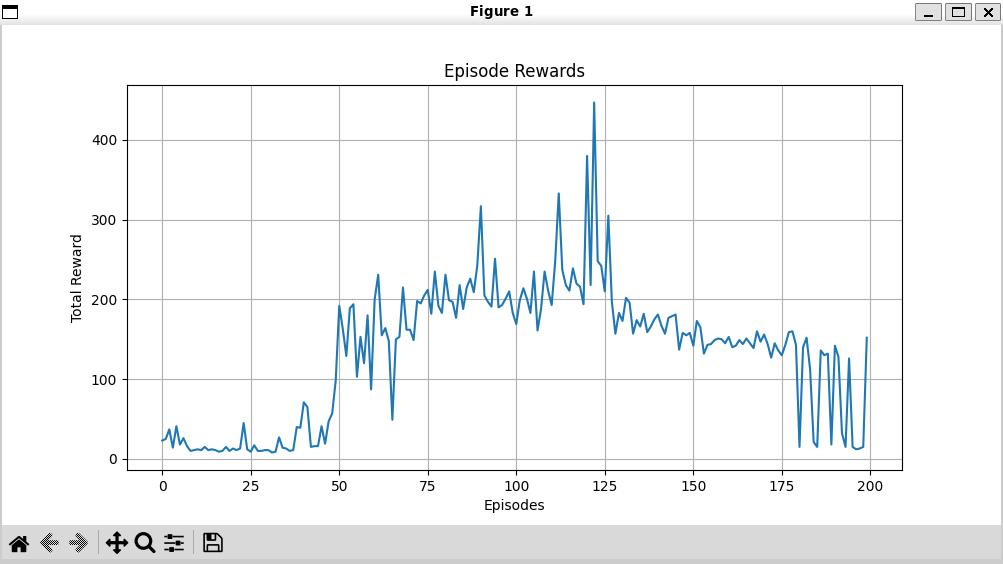

Recreate this plot in Python.
import gymnasium as gym
import torch
import torch.nn as nn
import torch.nn.functional as F
import torch.optim as optim
import matplotlib.pyplot as plt
import random
import math
import numpy as np
from collections import namedtuple, deque

# --- ハイパーパラメータ ---
NUM_EPISODES = 200 # 学習するエピソード数
TARGET_UPDATE_FREQ = 12 # ターゲットネットワークを更新する頻度（エピソードごと）
LR = 0.0006 # 学習率

# 経験を保存するためのデータ構造を定義(Experience型を作成)
# [state, action, next_state, reward, done] 
Experience = namedtuple('Experience', ('state', 'action', 'next_state', 'reward', 'done'))

# GPUが使える場合はGPUを、使えない場合はCPUを設定
device = torch.device("cuda" if torch.cuda.is_available() else "cpu")

# Qネットワークを定義するクラス
class QNetwork(nn.Module):
    """状態を入力とし、各行動のQ値を出力するニューラルネットワーク。"""
    def __init__(self, state_dim: int, action_dim: int) -> None:
        """
        QNetworkの層を初期化する
        Args:
          state_dim(int): 状態の次元数 (CartPoleでは4)
          action_dim(int): 行動の選択肢の数 (CartPoleでは2)
        Returns:
          None
        """
        # nn.Moduleを継承したクラスを作るため
        super(QNetwork, self).__init__()
        
        # ニューラルネットワークの層を定義
        # イメージ: 
        #・位置の重要度：高、その他普通の視点の箱
        #・速度の重要度：高、その他普通の視点の箱
        #・全部平均的に重要視する箱...
        # といったように、128個の「視点の箱」を作成し、実際に学習がはじまると、結果と相関が強い特徴量を重点的に参考にしながら学習を進めるイメージ
        # 入力層から中間層への線形変換
        self.layer1 = nn.Linear(state_dim, 128)
        # 中間層からさらなる中間層への線形変換→抽象的な特徴量を捉える
        self.layer2 = nn.Linear(128, 128)
        # 中間層から出力層への線形変換
        self.layer3 = nn.Linear(128, action_dim)

    def forward(self, state: torch.Tensor) -> torch.Tensor:
        """
        順伝播を定義する関数
        ネットワークにstateが入力された時に、どのように出力（Q値）が計算されるかを記述
        Args:
          state(totch.Tensor): 環境から得られる状態
        Returns:
          torch.Tensor: 各行動に対応するQ値を表すTensor
        """
        # layer1を通して、活性化関数ReLUを適用
        x = F.relu(self.layer1(state))
        # layer2を通して、活性化関数ReLUを適用
        x = F.relu(self.layer2(x))
        # 最後にlayer3を通して、出力（各行動のQ値）を計算
        return self.layer3(x)
    
class ReplayBuffer:
    def __init__(self, capacity: int) -> None:
        """
        ReplayBufferを初期化する
        Args:
          capacity(int): バッファの最大容量
        Returns:
          None
        """
        # deque: リストに似ているが、先頭や末尾へのデータ追加・削除が非常に高速
        # 最大容量(maxlen)を超えると自動的に古いものから削除してくれる点で便利
        self.memory = deque([], maxlen=capacity)

    def push(self, state: torch.Tensor, action: int, next_state: torch.Tensor, reward: float, done: bool) -> None:
        """
        経験をメモリ（バッファ）に保存
        Args:
          state(torch.Tensor): 現在の状態
          action(int): 選択した行動
          next_state(torch.Tensor): 遷移後の状態
          reward(float): 得られた報酬
          done(bool): エピソードが終了したかどうか
        Returns:
          None
        """
        # Experience型のインスタンスを作成してメモリに追加
        self.memory.append(Experience(state, action, next_state, reward, done))

    def sample(self, batch_size: int) -> list[Experience]:
        """
        メモリから指定されたバッチサイズ分の経験をランダムに取得
        Args:
          batch_size(int): 取得する経験の数
        Returns:
          list[Experience]: ランダムに選ばれた経験のリスト
        """
        # random.sample: 重複なくランダムに要素を抽出
        # self.memoryからbatch_size個のExperienceをランダムに選択して返す
        return random.sample(self.memory, batch_size)

    def __len__(self) -> int:
        """
        現在のメモリサイズを返す関数
        len(replay_buffer) のように呼び出せる
        Args:
          None
        Returns:
          int: メモリに保存されている経験の数
        """
        return len(self.memory)
    
class DQNAgent:
    def __init__(self, state_dim: int, action_dim: int, replay_capacity: int = 10000, batch_size: int = 64, gamma: float = 0.99, lr: float = 1e-3) -> None:
        """
        DQNAgentを初期化
        Args:
          state_dim(int): 状態の次元数
          action_dim(int): 行動の選択肢の数
          replay_capacity(int): リプレイバッファの容量
          batch_size(int): 学習時のバッチサイズ
          gamma(float): 時間割引率
          lr(float): 学習率
        Returns:
          None
        """
        self.device = device
        self.state_dim = state_dim
        self.action_dim = action_dim
        self.batch_size = batch_size
        self.gamma = gamma
        self.steps_done = 0 # ε-greedyの計算に使用

        # Qネットワークとターゲットネットワークを作成 (q_network.py参照)
        # .to(device)で、モデルをGPUまたはCPUに転送 (以降、policy_net, target_netに関する計算を全てdevice上で行われる)
        self.policy_net = QNetwork(state_dim, action_dim).to(device)
        self.target_net = QNetwork(state_dim, action_dim).to(device)
        # ターゲットネットワークの重みをポリシーネットワークと同じにする
        # self.policy_net.state_dict(): policy_netの現在の"重み"を全て取り出す
        # self.target_net.load_state_dict(...): 取り出した重みをtarget_netに丸ごとコピーする(policy_net = target_netのイメージ)
        self.target_net.load_state_dict(self.policy_net.state_dict())
        self.target_net.eval() # ターゲットネットワークは評価モード(学習はしない)にする

        # オプティマイザ（Adam）とリプレイバッファを設定
        # learnメソッドで計算された誤差（loss）に基づいて、policy_netの重みを具体的にどのように修正する（学習する）かを決めるアルゴリズム
        self.optimizer = optim.Adam(self.policy_net.parameters(), lr=lr)
        self.memory = ReplayBuffer(replay_capacity)
        

    def act(self, state: np.ndarray) -> torch.Tensor:
        """
        ε-greedy法に基づいて行動を選択する
        (学習が進むにつれて、ランダムな行動（探索）の割合が減り、Q値が最大となる行動（活用）の割合が増える)
        Args:
          state(np.ndarray): 現在の状態
        Returns:
          torch.Tensor: 選択した行動
        """
        # εを計算（学習が進むほどεは小さくなる）
        eps_threshold = 0.05 + (0.9 - 0.05) * math.exp(-1. * self.steps_done / 200)
        self.steps_done += 1
        
        # 確率εでランダムに行動
        if random.random() < eps_threshold:
            # action_spaceからランダムに選択
            return torch.tensor([[random.randrange(self.action_dim)]], device=device, dtype=torch.long)
        
        # 確率1-εでQ値が最大になる行動を選択
        else:
            with torch.no_grad(): # 勾配計算を無効化して高速化
                # stateをネットワーク入力用に整形し、deviceへ送る
                state_tensor = torch.tensor(np.array([state]), device=device, dtype=torch.float32)
                # policy_netでQ値を計算
                q_values = self.policy_net(state_tensor)
                # Q値が最大となる行動のインデックスを取得
                return q_values.max(1)[1].view(1, 1)

    def remember(self, state: np.ndarray, action: torch.Tensor, next_state: np.ndarray | None, reward: float, done: bool) -> None:
        """
        リプレイバッファに経験を保存する
        Args:
          state(np.ndarray): 現在の状態
          action(torch.Tensor): 選択した行動
          next_state(np.ndarray | None): 遷移後の状態
          reward(float): 得られた報酬
          done(bool): エピソードが終了したかどうか
        Returns:
          None"""
        # データをTensorに変換
        state = torch.tensor([state], device=device, dtype=torch.float32)
        action = action.to(device)
        # next_stateがNoneでない場合のみTensorに変換
        if next_state is not None:
            next_state = torch.tensor([next_state], device=device, dtype=torch.float32)
        reward = torch.tensor([reward], device=device, dtype=torch.float32)
        done = torch.tensor([done], device=device, dtype=torch.bool)
        
        # push(): 5つのデータをExperience型へ
        # memory: Experience型をリストのように保存する、dequeオブジェクトに保存
        self.memory.push(state, action, next_state, reward, done)

    def learn(self) -> None:
        """
        リプレイバッファからサンプリングしたデータでネットワークを学習する
        Args:
          None
        Returns:
          None
        """
        # バッファに十分なデータがなければ何もしない(memoryがbatch_size分溜まっていなければやらない)
        if len(self.memory) < self.batch_size:
            return

        # バッファから経験をサンプリング
        # experiences: [[state, action, next_state, reward, done],[state, action, next_state, reward, done],...]という状態(state, action, next_state, reward, doneはそれぞれ独立したテンソル)
        # テンソルとは、その要素について計算過程をひっくるめて記憶する、GPUにそれぞれの要素を並行して計算させられる型のイメージ
        experiences = self.memory.sample(self.batch_size)
        # Experience(*zip(*...)) は、ExperienceのリストをExperienceの各フィールドのタプルに変換するテクニック
        # : batch.stateに64個のすべての状態が、baych.actionに64個のすべての行動が格納されるイメージ
        # batch.state: [tensor([a,b,c,d]), tensor([a,b,c,d]),...]の状態([a,b,c,d]で１つのテンソル)
        batch = Experience(*zip(*experiences))

        # バッチ内のデータをそれぞれTensorにまとめる
        # state_batch: tensor([a,b,c,d],[a,b,c,d]...)(全体で1つのテンソル)
        # 全体で１つのテンソルにすることで、全体(64個)を並行してGPUに思考させられる
        state_batch = torch.cat(batch.state)
        action_batch = torch.cat(batch.action)
        reward_batch = torch.cat(batch.reward)
        
        # 終了状態でないnext_stateのみを抽出
        non_final_mask = torch.tensor(tuple(map(lambda s: s is not None, batch.next_state)), device=device, dtype=torch.bool)
        non_final_next_states = torch.cat([s for s in batch.next_state if s is not None])

        # 1. 現在のQ値（Q(s, a)）を計算: 「行動を選択したとき」
        # policy_netでQ値を計算し、実際に行動したactionのインデックスのQ値を取得
        # state_batch: (batch_size, state_dim): 過去に経験した、異なる64個の時点での状態を、一つの大きな行列（テンソル）にまとめたもの
        # action_batch: (batch_size, 1): state_batchの各状態において、その時実際に取った行動をまとめたもの
        # policy_net(state_batch).gather(1, action_batch): 現在の状態(state_batch)で、行動(action_batch)を行うことの価値(どれぐらい生き残れそうか)を現在の学習済み価値観で考えてみる
        state_action_values = self.policy_net(state_batch).gather(1, action_batch)

        # 2. 目標となるQ値（r + γ * max Q(s', a')）を計算: 「その結果どうなったか」
        # target_netが計算する64個の価値を格納するための、空の配列を用意
        next_state_values = torch.zeros(self.batch_size, device=device)
        with torch.no_grad():
            # 終了状態でないものについて、target_netで遷移後の状態のQ値の最大値を取得
            # non_final_next_status: 現在の状態(state_batch)で、行動(action_batch)を行った結果の状態(next_state)のうち、まだ終わっていないもの
            # target_net(non_final_next_states).max(1)[0]: 敢えて最新の学習内容を含めない価値観によって、non_final_next_statusの状態の価値(どれぐらい生き残れそうか)を算出
            next_state_values[non_final_mask] = self.target_net(non_final_next_states).max(1)[0]
        # 目標Q値の計算(Target = r + γ * Q_future_max = 1 + 0.99 * Q_future_maxにより、より安定した数値をターゲットとする)
        expected_state_action_values = (next_state_values * self.gamma) + reward_batch

        # 3. 損失を計算「行動の選択とその結果の価値の乖離を計算」
        criterion = nn.SmoothL1Loss()
        # criterion: (Q_current - Target)²: "Sの状態ならaするべきだorしないべきだ"VS"その結果どうなったか"の乖離を計算
        # loss: 行動の選択とその結果の価値の乖離が大きい→"Sの状態ならaするべきだorしないべきだ"という思考によってもたらされたS'という状態の価値が、思っていた値(Q_current)と違う...→学習を反省するべき
        loss = criterion(state_action_values, expected_state_action_values.unsqueeze(1))

        # 4. ネットワークを更新(反省を元に、重みを修正(学習))
        self.optimizer.zero_grad() # 勾配(前回の思考)をリセット
        loss.backward() # 誤差逆伝播(Tensorの強み。どのような計算でその値になったのかを記憶しているため、さかのぼって原因を突き止められる)
        # 勾配が大きくなりすぎないようにクリッピング(修正量に上限を設ける)
        torch.nn.utils.clip_grad_value_(self.policy_net.parameters(), 100)
        self.optimizer.step() # パラメータを更新

    # DQNAgentクラスの中に追加
    def update_target_net(self) -> None:
        """
        ポリシーネットワークの重みをコピーし、ターゲットネットワークの重みを更新する
        Args:
          None
        Returns:
          None"""
        self.target_net.load_state_dict(self.policy_net.state_dict())


def main() -> None:
    """
    メイン処理
    Args:
      None
    Returns:
      None
    """
    # 環境を作成
    env = gym.make("CartPole-v1")
    state_dim = env.observation_space.shape[0]
    action_dim = env.action_space.n

    # エージェントを作成
    agent = DQNAgent(state_dim, action_dim)

    # 各エピソードの合計報酬を記録するリスト
    episode_rewards = []

    print("学習を開始します...")
    # 指定したエピソード数だけ学習を繰り返す
    for episode in range(NUM_EPISODES):
        # 環境を初期化
        state, info = env.reset()
        done = False
        total_reward = 0

        # 1エピソードが終わるまでループ
        while not done:
            # 1. エージェントが行動を選択
            action = agent.act(state)

            # 2. 環境を1ステップ進める
            next_state, reward, terminated, truncated, info = env.step(action.item())
            done = terminated or truncated
            
            # 終了状態になった場合、next_stateはNoneとする
            if done:
                next_state = None

            # 3. 経験をリプレイバッファに保存
            agent.remember(state, action, next_state, reward, done)

            # 4. 状態を更新
            state = next_state
            
            # 5. エージェントを学習させる
            agent.learn()

            # 合計報酬を更新
            total_reward += reward

        # エピソードの合計報酬を記録
        episode_rewards.append(total_reward)
        print(f"エピソード: {episode + 1}/{NUM_EPISODES}, 合計報酬: {total_reward}")

        # 一定のエピソードごとにターゲットネットワークを更新
        if (episode + 1) % TARGET_UPDATE_FREQ == 0:
            agent.update_target_net()
            print(f"--- ターゲットネットワークを更新しました (エピソード {episode + 1}) ---")
    
    print("\n学習が完了しました。")
    env.close()

    # --- 学習結果のプロット ---
    plt.figure(figsize=(10, 5))
    plt.plot(episode_rewards)
    plt.title('Episode Rewards')
    plt.xlabel('Episodes')
    plt.ylabel('Total Reward')
    plt.grid(True)
    plt.show()

    # --- 学習済みモデルのデモンストレーション ---
    print("\n学習済みエージェントの動きを確認します。")
    env = gym.make("CartPole-v1", render_mode="human")
    state, info = env.reset()
    done = False
    total_reward = 0
    while not done:
        env.render()
        with torch.no_grad(): # 学習しない設定
            # 今度はε-greedyを使わず、常に最善の行動を選択
            state_tensor = torch.tensor(state, dtype=torch.float32).unsqueeze(0).to(agent.device)
            q_values = agent.policy_net(state_tensor) # [[左に進む価値, 右に進む価値]]
            action = q_values.max(1)[1].view(1, 1)
        
        next_state, reward, terminated, truncated, info = env.step(action.item())
        done = terminated or truncated
        state = next_state
        total_reward += reward
    
    print(f"デモンストレーションの合計報酬: {total_reward}")
    env.close()

if __name__ == '__main__':
    main()
